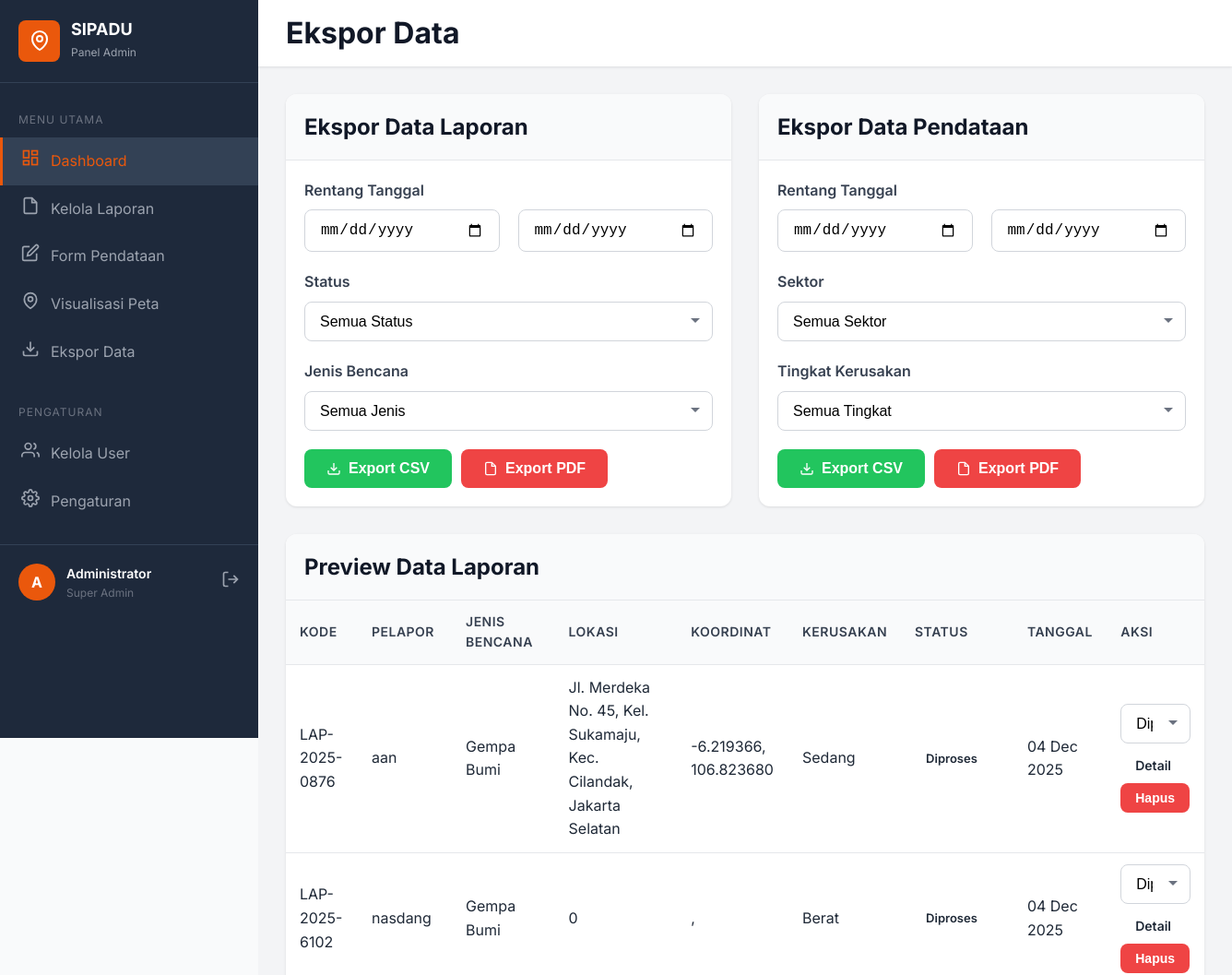
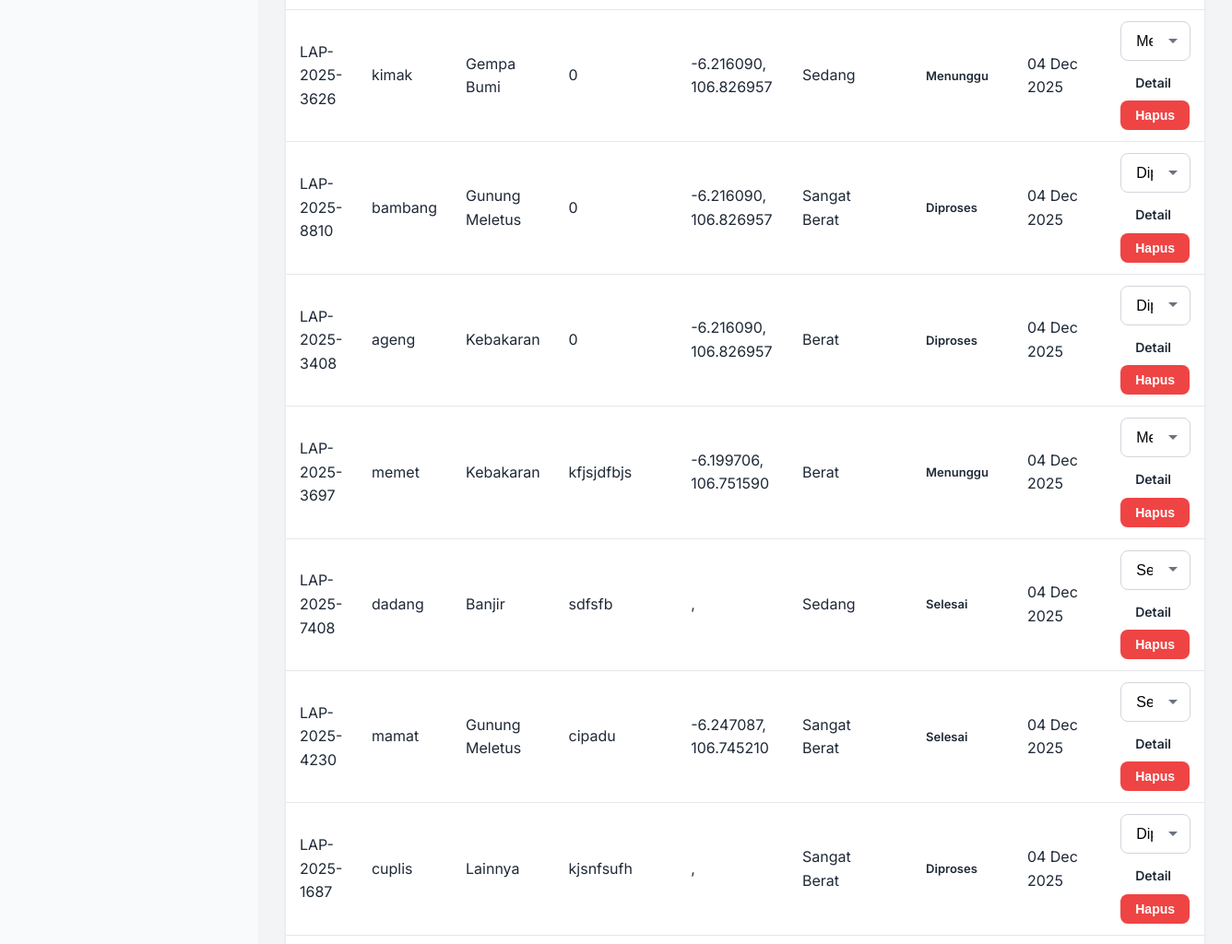
The app's page /admin/laporan.php (upper part), older data (2 pictures, top to bottom).
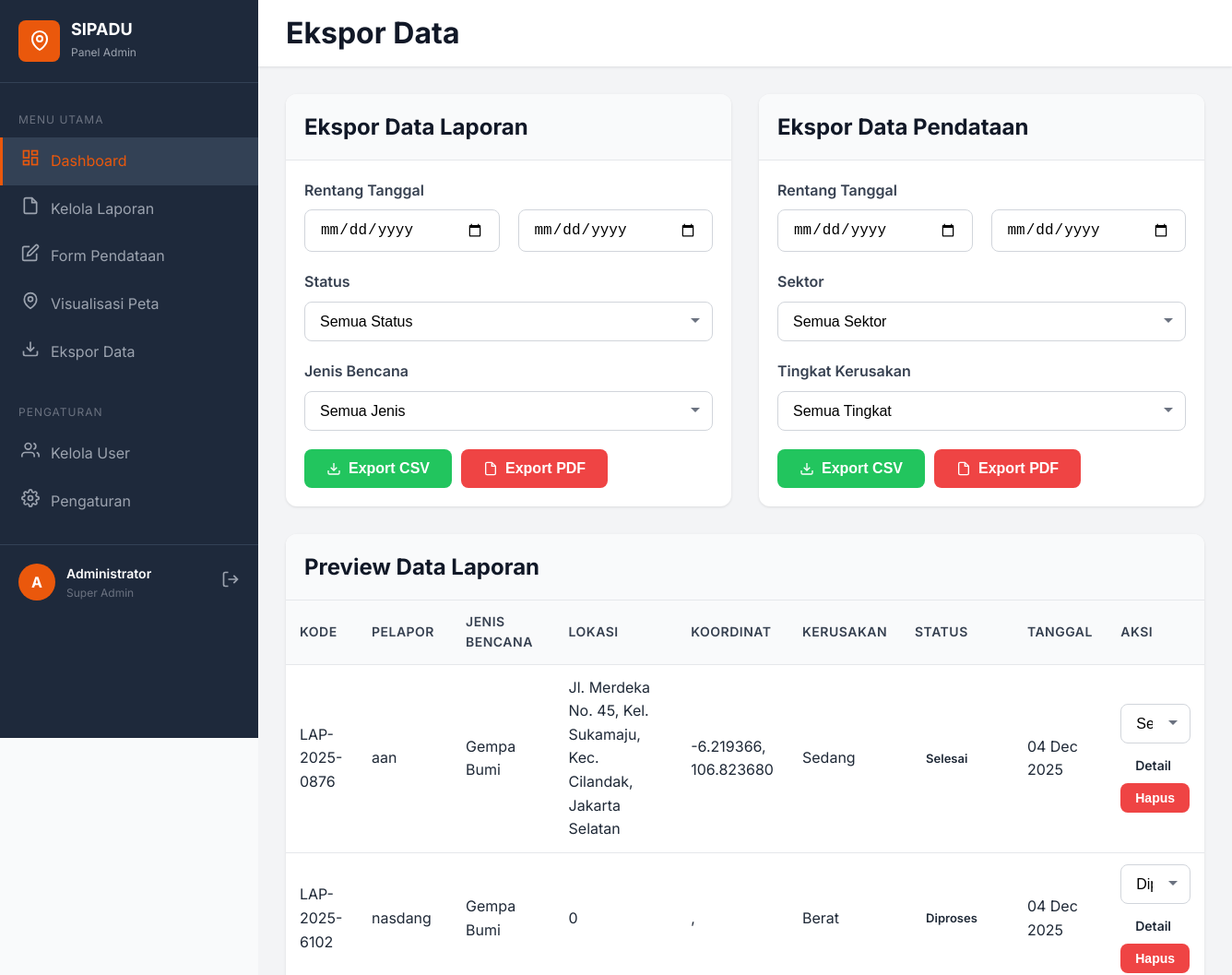
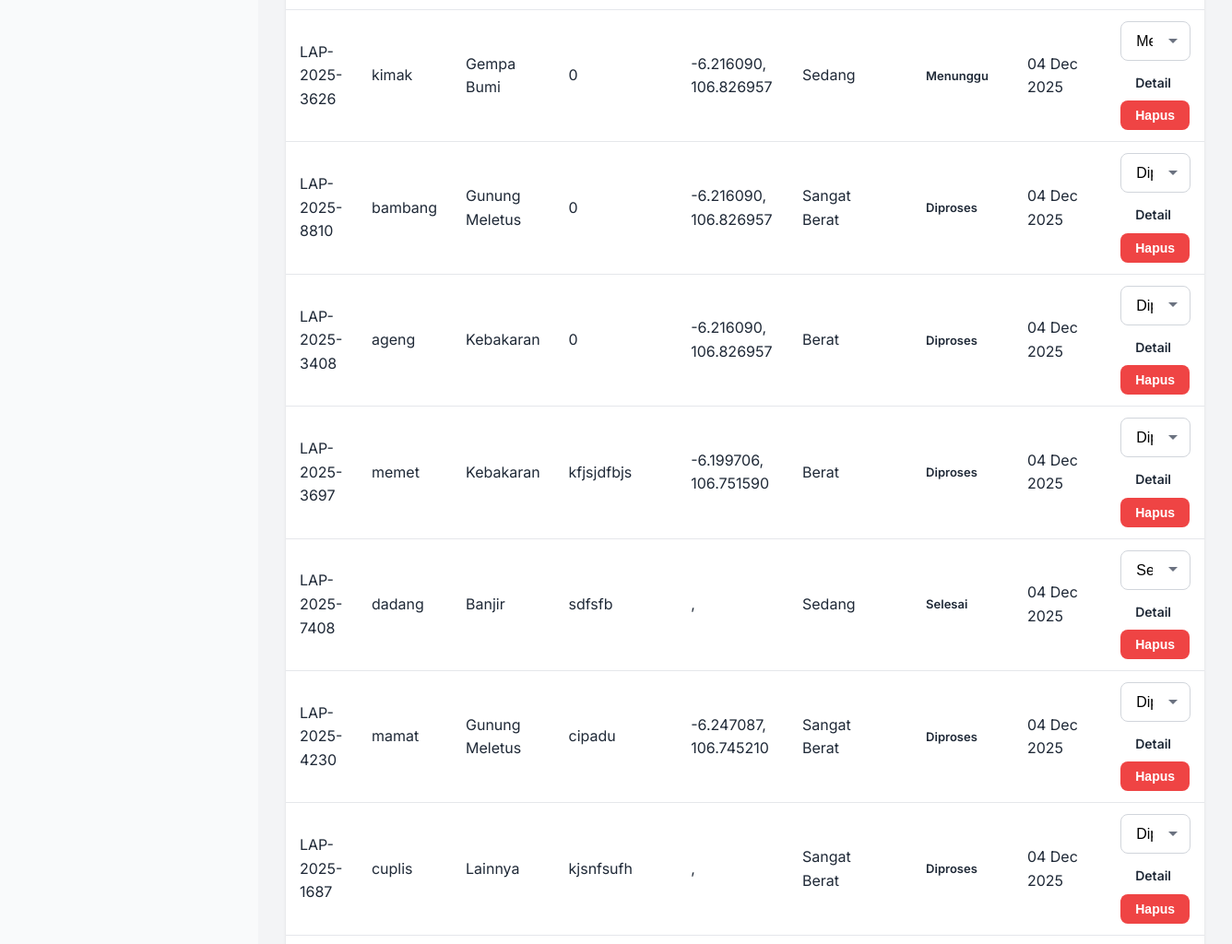
The same page, newer data (2 pictures, top to bottom).
### tables this page shows
CREATE TABLE `tb_laporan` (
  `id_laporan` int NOT NULL,
  `kode_laporan` varchar(20) NOT NULL,
  `nama_pelapor` varchar(100) NOT NULL,
  `no_hp` varchar(20) NOT NULL,
  `alamat` text NOT NULL,
  `latitude` decimal(10,6) DEFAULT NULL,
  `longitude` decimal(10,6) DEFAULT NULL,
  `jenis_bencana` enum('Banjir','Gempa Bumi','Tanah Longsor','Kebakaran','Angin Puting Beliung','Tsunami','Gunung Meletus','Kekeringan','Lainnya') NOT NULL,
  `jenis_kerusakan` enum('Ringan','Sedang','Berat','Sangat Berat') NOT NULL,
  `deskripsi` text,
  `foto` varchar(255) DEFAULT NULL,
  `status` enum('Menunggu','Diproses','Selesai') NOT NULL DEFAULT 'Menunggu',
  `id_petugas` int DEFAULT NULL,
  `catatan_admin` text,
  `tanggal_lapor` timestamp NULL DEFAULT CURRENT_TIMESTAMP,
  `tanggal_update` timestamp NULL DEFAULT CURRENT_TIMESTAMP ON UPDATE CURRENT_TIMESTAMP,
  `created_at` datetime NOT NULL DEFAULT CURRENT_TIMESTAMP
);

### admin/laporan.php (the view, shortened to what the changed rows need)
<!DOCTYPE html>
<html lang="id">
<head>
    <link rel="stylesheet" href="../assets/css/style.css">
</head>
<body>
    <?php include '../includes/sidebar.php'; ?>
        <main class="admin-main">
            <header class="admin-header">
                <h2>Ekspor Data</h2>
            </header>
            <div class="admin-content">
<div class="card" style="margin-top: 30px;">
    <div class="card-body" style="padding: 0;">
        <div class="table-responsive">
            <table class="table" id="table-preview">
                <thead>
                    <tr>
                        <th>Kode</th>
                        <th>Pelapor</th>
                        <th>Jenis Bencana</th>
                        <th>Lokasi</th>
                        <th>Koordinat</th>
                        <th>Kerusakan</th>
                        <th>Status</th>
                        <th>Tanggal</th>
                        <th>Aksi</th>
                    </tr>
                </thead>
        <tbody>
<?php
include '../config/database.php';
$query = mysqli_query($koneksi, "SELECT * FROM tb_laporan ORDER BY tanggal_lapor DESC");
while ($row = mysqli_fetch_assoc($query)) :
    $koordinat = $row['latitude'] . ', ' . $row['longitude'];
?>
<tr>
    <td><?php echo $row['kode_laporan']; ?></td>
    <td><?php echo $row['nama_pelapor']; ?></td>
    <td><?php echo $row['jenis_bencana']; ?></td>
    <td><?php echo $row['alamat']; ?></td>
    <td><?php echo $koordinat; ?></td>
    <td><?php echo $row['jenis_kerusakan']; ?></td>
    <td>
        <?php
        $status_color = [
            'Menunggu' => 'badge bg-secondary',
            'Diproses' => 'badge bg-warning',
            'Selesai'  => 'badge bg-success'
        ];
        $badge_class = isset($status_color[$row['status']]) ? $status_color[$row['status']] : 'badge bg-dark';
        ?>
        <span class="<?php echo $badge_class; ?>"><?php echo htmlspecialchars($row['status']); ?></span>
    </td>
    <td><?php echo date("d M Y", strtotime($row['tanggal_lapor'])); ?></td>
    <td>
        <form method="POST" action="laporan_update.php" style="margin-bottom:5px;">
            <select name="status" class="form-control form-select" onchange="this.form.submit()">
                <?php
                $all_status = ['Menunggu', 'Diproses', 'Selesai'];
                foreach ($all_status as $status_option) {
                    $selected = $row['status'] == $status_option ? 'selected' : '';
                    echo '<option value="'.htmlspecialchars($status_option).'" '.$selected.'>'.htmlspecialchars($status_option).'</option>';
                }
                ?>
            </select>
        </form>
        <a href="laporan_detail.php?id=<?php echo $row['id_laporan']; ?>" class="btn btn-info btn-sm">Detail</a>
        <button class="btn btn-danger btn-sm" onclick="deleteData(<?php echo $row['id_laporan']; ?>)">Hapus</button>
    </td>
</tr>
<?php endwhile; ?>
</tbody>
            </table>
        </div>
    </div>
</div>
</body>
</html>

Row changes from the older to the newer data that the page shows:
changed tb_laporan "LAP-2025-0876": status "Diproses" → "Selesai"
changed tb_laporan "LAP-2025-3697": status "Menunggu" → "Diproses"
changed tb_laporan "LAP-2025-4230": status "Selesai" → "Diproses"
